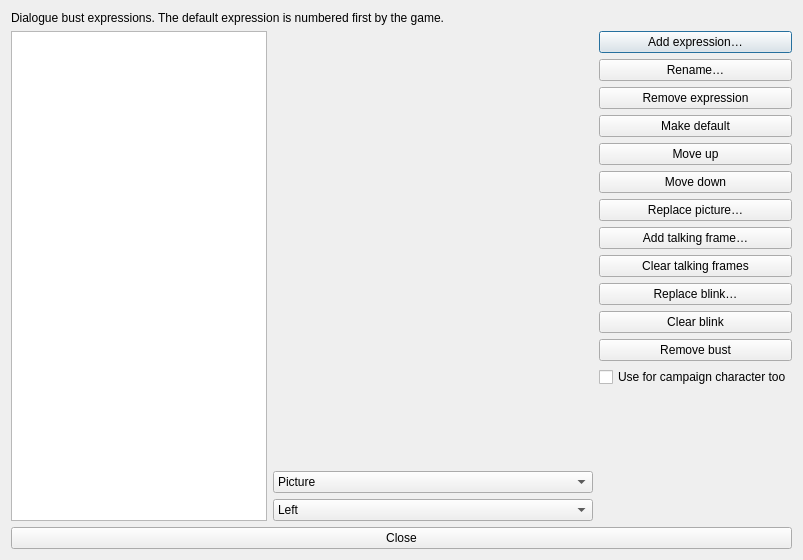
<?xml version="1.0" encoding="UTF-8"?>
<ui version="4.0"><class>DuelistBustDialog</class><widget class="QDialog" name="DuelistBustDialog"><property name="windowTitle"><string>Bust editor</string></property><property name="minimumSize"><size><width>800</width><height>560</height></size></property><layout class="QVBoxLayout" name="bustOuter"><item><widget class="QLabel" name="bustDescription"><property name="text"><string>Dialogue bust expressions. The default expression is numbered first by the game.</string></property></widget></item><item><layout class="QHBoxLayout" name="bustBody"><item><widget class="QListWidget" name="bustExpressionList"><property name="minimumSize"><size><width>190</width><height>0</height></size></property></widget></item><item><layout class="QVBoxLayout" name="bustPreviewColumn"><item><widget class="QLabel" name="bustPreview"><property name="minimumSize"><size><width>320</width><height>240</height></size></property><property name="alignment"><set>Qt::AlignmentFlag::AlignCenter</set></property></widget></item><item><widget class="QComboBox" name="bustFrameMode"><item><property name="text"><string>Picture</string></property><property name="userData"><string>image</string></property></item><item><property name="text"><string>Talk 1</string></property><property name="userData"><string>talk0</string></property></item><item><property name="text"><string>Talk 2</string></property><property name="userData"><string>talk1</string></property></item><item><property name="text"><string>Blink</string></property><property name="userData"><string>blink</string></property></item></widget></item><item><widget class="QComboBox" name="bustSide"><item><property name="text"><string>Left</string></property><property name="userData"><string>left</string></property></item><item><property name="text"><string>Right</string></property><property name="userData"><string>right</string></property></item></widget></item></layout></item><item><layout class="QVBoxLayout" name="bustActions"><item><widget class="QPushButton" name="bustAddButton"><property name="text"><string>Add expression…</string></property></widget></item><item><widget class="QPushButton" name="bustRenameButton"><property name="text"><string>Rename…</string></property></widget></item><item><widget class="QPushButton" name="bustRemoveButton"><property name="text"><string>Remove expression</string></property></widget></item><item><widget class="QPushButton" name="bustDefaultButton"><property name="text"><string>Make default</string></property></widget></item><item><widget class="QPushButton" name="bustUpButton"><property name="text"><string>Move up</string></property></widget></item><item><widget class="QPushButton" name="bustDownButton"><property name="text"><string>Move down</string></property></widget></item><item><widget class="QPushButton" name="bustPictureButton"><property name="text"><string>Replace picture…</string></property></widget></item><item><widget class="QPushButton" name="bustTalkButton"><property name="text"><string>Add talking frame…</string></property></widget></item><item><widget class="QPushButton" name="bustUntalkButton"><property name="text"><string>Clear talking frames</string></property></widget></item><item><widget class="QPushButton" name="bustBlinkButton"><property name="text"><string>Replace blink…</string></property></widget></item><item><widget class="QPushButton" name="bustUnblinkButton"><property name="text"><string>Clear blink</string></property></widget></item><item><widget class="QPushButton" name="bustDropButton"><property name="text"><string>Remove bust</string></property></widget></item><item><widget class="QCheckBox" name="bustReplaceCheck"><property name="text"><string>Use for campaign character too</string></property></widget></item><item><spacer name="bustActionsSpacer"><property name="orientation"><enum>Qt::Orientation::Vertical</enum></property><property name="sizeHint" stdset="0"><size><width>20</width><height>40</height></size></property></spacer></item><item><widget class="QLabel" name="bustNote"><property name="wordWrap"><bool>true</bool></property></widget></item></layout></item></layout></item><item><widget class="QPushButton" name="bustCloseButton"><property name="text"><string>Close</string></property></widget></item></layout></widget><resources/><connections/></ui>
